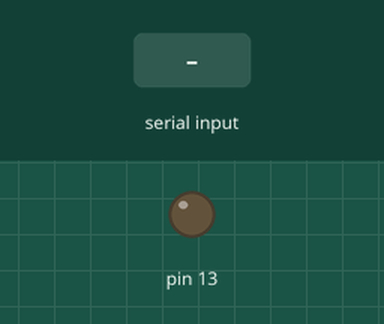
Bench run of a sketch on a simulated Arduino Uno, built with avr-gcc and run on an emulated ATmega328P. On the bench: output pins drawn as LEDs (lit = HIGH). Inputs (shaded band) come from the test bench.

Above: at 1.2 s.
1.3 s: "1" received over Serial
At 1.9 s:
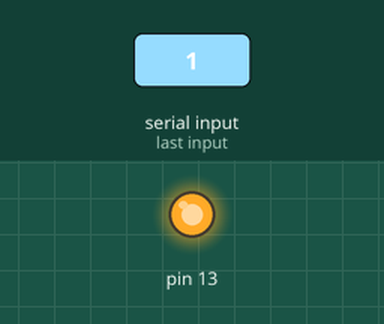
2.8 s: "0" received over Serial
At 3.1 s:
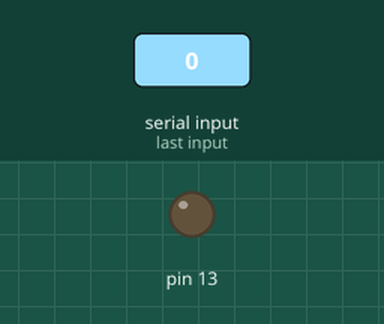
Timing chart, 0 to 5.8 s (numbered marks = the images above; inputs shaded):
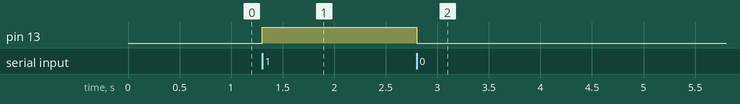

The sketch:

sketch_jan06b.ino
```cpp
int sw;
void setup()
{
  // put your setup code here, to run once:
  pinMode(13, OUTPUT);
  Serial.begin(9600);

}

void loop()
{
  // put your main code here, to run repeatedly:
  while (Serial.available())
  {
    sw = Serial.read();

    if (sw == '1')
      digitalWrite(13, HIGH);
    else if (sw != '1')
      digitalWrite(13, LOW);
  }
  /*digitalWrite(13, HIGH);
    delay(500);
    digitalWrite(13, LOW);
    delay(500);*/
}
```

Measured:
- after the input at 1.3 s, pin 13: LOW → HIGH at once
- after the input at 2.8 s, pin 13: HIGH → LOW at once
